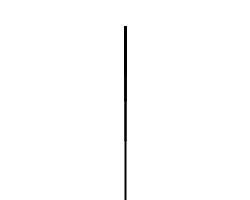
Frame 1 (no input)
Frame 60 (the mouse pressed at the canvas centre just before this capture): identical to frame 1, image omitted
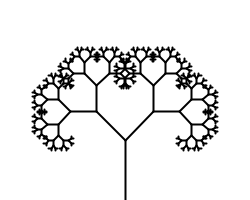
Frame 120 (the mouse held since frame 60 and released just before this capture)

The Processing sketch that drew these frames (run headless with seeded random() and noise(); from frame 60 on, the mouse is pressed at the canvas centre):

// Processing sketch: _8_06_Tree
// ── _8_06_Tree.pde
// Recursive Tree
// Daniel Shiffman <http://www.shiffman.net>
// Nature of Code, Chapter 8

// Renders a simple tree-like structure via recursion
// Branching angle calculated as a function of horizontal mouse location

float theta;   

void setup() {
  size(250, 200);
  smooth();
}

void draw() {
  background(255);
  // Let's pick an angle 0 to 90 degrees based on the mouse position
  theta = map(mouseX,0,width,0,PI/2);

  // Start the tree from the bottom of the screen
  translate(width/2, height);
  stroke(0);
  branch(60);
}

void branch(float len) {
  // Each branch will be 2/3rds the size of the previous one

  //float sw = map(len,2,120,1,10);
  //strokeWeight(sw);
  strokeWeight(2);
      
  line(0, 0, 0, -len);
  // Move to the end of that line
  translate(0, -len);

  len *= 0.66;
  // All recursive functions must have an exit condition!!!!
  // Here, ours is when the length of the branch is 2 pixels or less
  if (len > 2) {
    pushMatrix();    // Save the current state of transformation (i.e. where are we now)
    rotate(theta);   // Rotate by theta
    branch(len);       // Ok, now call myself to draw two new branches!!
    popMatrix();     // Whenever we get back here, we "pop" in order to restore the previous matrix state

    // Repeat the same thing, only branch off to the "left" this time!
    pushMatrix();
    rotate(-theta);
    branch(len);
    popMatrix();
  }
}
